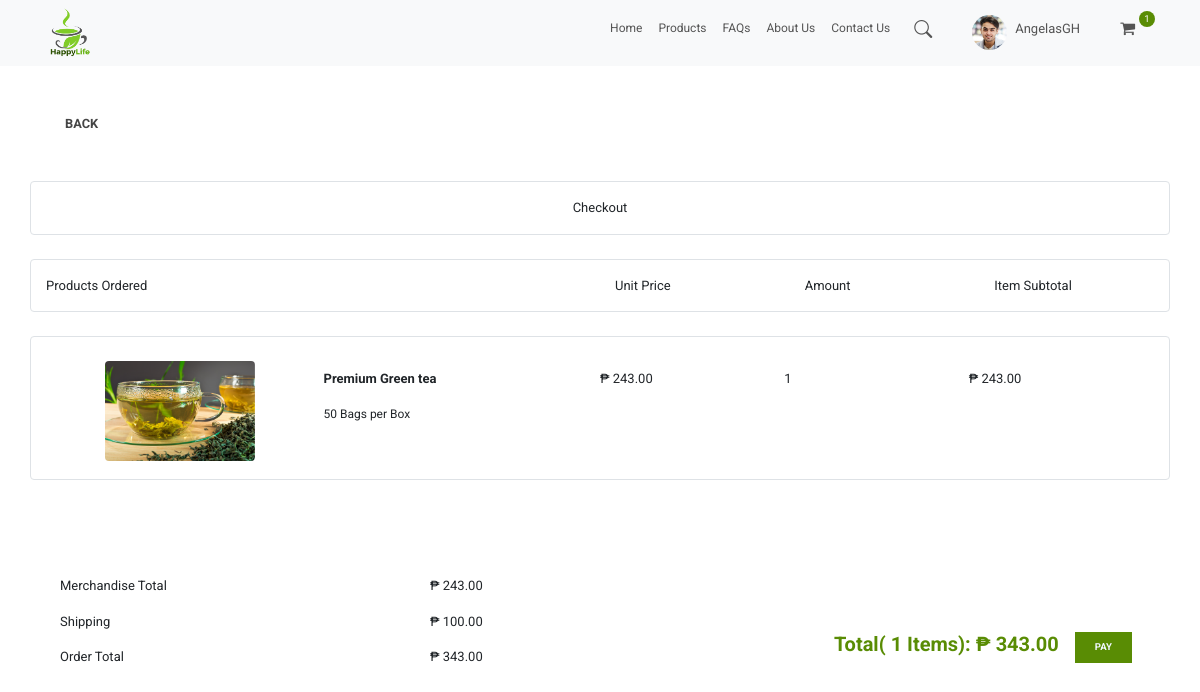
The page /user_checkout/ (signed in) on the database as committed earlier.
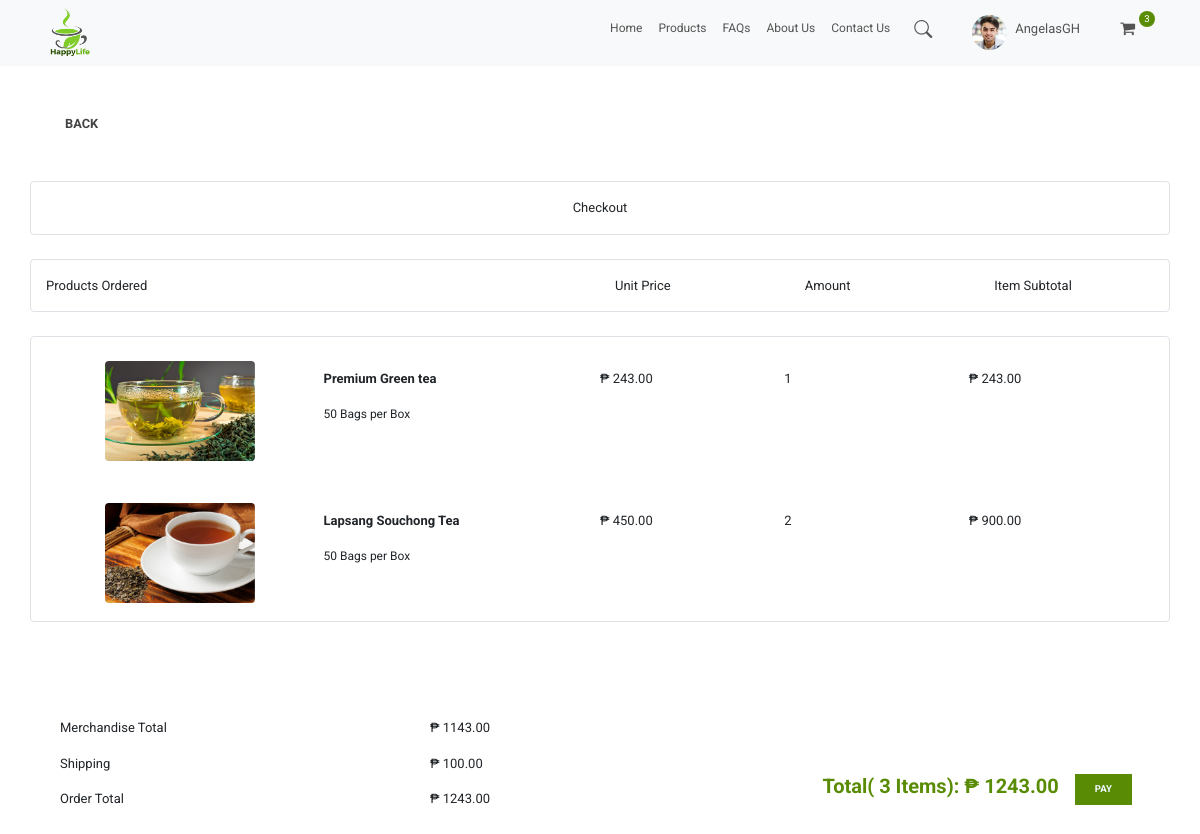
The same page on the database as committed later.
### store/models.py (models this page shows, shortened)
class Order(models.Model):
    customer = models.ForeignKey(Customer, on_delete=models.SET_NULL, null=True, blank=True)
    date_ordered = models.DateTimeField(auto_now_add=True)
    complete = models.BooleanField(default=False, null=True, blank=False)
    transaction_id = models.CharField(max_length=100, null=True)
    @property
    def get_cart_total(self):
        orderitems = self.orderitem_set.all()
        total = sum([item.get_total for item in orderitems])
        return total
    def get_cart_items(self):
        orderitems = self.orderitem_set.all()
        total = sum([item.quantity for item in orderitems])
        return total
    @property
    def shipping_fee(self):
        shipping = self.get_cart_total + 100
        return shipping

class OrderItem(models.Model):
    product = models.ForeignKey(Product, on_delete=models.SET_NULL, null=True, blank=True)
    order = models.ForeignKey(Order, on_delete=models.SET_NULL, null=True, blank=True)
    quantity = models.IntegerField(default=0, null=True, blank=True)
    date_added = models.DateTimeField(auto_now_add=True)
    @property
    def get_total(self):
        total = self.product.price * self.quantity
        return total

class Product(models.Model):
    name = models.CharField(max_length=200)
    price = models.FloatField()
    details = models.CharField(max_length=500, null=True, blank=True)
    benefits = models.CharField(max_length=500, null=True, blank=True)
    image = models.ImageField(null=True, blank=True)
    @property
    def imageURL(self):
        try:
            url = self.image.url
        except:
            url = ''
        return url

### store/views.py (the view)
# urls.py: path('user_checkout/', views.user_checkout, name="user_checkout"),
def user_checkout(request):
    if request.user.is_authenticated:
        customer = request.user.customer
        order, created = Order.objects.get_or_create(customer=customer, complete=False)
        items = order.orderitem_set.all()
        cartItems = order.get_cart_items
    else:
        items = []
        order = {'get_cart_total': 0, 'get_cart_items': 0}
        cartItems = order['get_cart_items']
    context = {'items': items, 'order': order, 'cartItems': cartItems}
    return render(request, 'user/checkout.html', context)

### store/templates/user/checkout.html
{% extends 'user/home.html' %}
{% load static %}
{% block content %}
    <section id="signin-form" >
        <div class="container">
            <a href="{% url 'user_cart' %}"><button class="back-btn py-5">Back</button></a>
            <div class="row border rounded pt-3">
                <p class="col-lg-12 d-flex justify-content-center" >Checkout</p>
            </div>
            <br>
            <div class="row border rounded pt-3">
                <div class="col-lg-6">
                    <p>Products Ordered</p>
                </div>
                <div class="col-lg-2">
                    <p>Unit Price</p>
                </div>
                <div class="col-lg-2">
                    <p>Amount</p>
                </div>
                <div class="col-lg-2">
                    <p>Item Subtotal</p>
                </div>
            </div>
            <br>
            <div class="row border rounded">
            {% for item in items %}
            <div class="row p-3">
                <div class="col-lg-6">
                    <div class="row">
                        <div class="col-lg-6">
                            <div class="form-check pt-2">
                                <img id="cart-image" class="rounded mx-auto d-block" src="{{item.product.imageURL}}">
                            </div>
                        </div>
                        <div class="col-lg-6 col-md-4 py-3">
                              <p><strong>{{item.product.name}}</strong></p>
                              <p style="font-size:12px;, margin:0;, padding: 0;">50 Bags per Box</p>
                        </div>
                    </div>
                </div>
                <div class="col-lg-2 pt-3">
                    <p>₱ {{item.product.price|floatformat:2}}</p>
                </div>
                <div class="col-lg-2 pt-3">
                    <p>{{ item.quantity }}</p>
                </div>
                <div class="col-lg-2 pt-3">
                    <p>₱ {{ item.get_total|floatformat:2 }}</p>
                </div>
                </div>
                {% endfor %}
            </div>
            <br><br>
            <div class="container py-5">
                <div class="row">
                    <div class="col-lg-4">
                        <p>Merchandise Total</p>
                        <p>Shipping</p>
                        <p>Order Total</p>
                    </div>
                     <div class="col-lg-4">
                        <p>₱ {{order.get_cart_total|floatformat:2}}</p>
                        <p>₱ 100.00</p>
                        <p>₱ {{order.shipping_fee|floatformat:2}}</p>
                    </div>
                    <div class="col-lg-4">
                         <div class="d-flex justify-content-end pt-5">
                            <div class="p-2 bd-highlight">
                                <h2 style="font-size: 20px">Total( {{order.get_cart_items}} Items):
                                                 ₱ {{order.shipping_fee|floatformat:2}}</h2>
                            </div>
                            <div class="p-2 bd-highlight">
                                <a href="#"><button  class="btn-add-to-cart">Pay</button></a>
                            </div>
                        </div>
                </div>
                </div>
            </div>
        </div>
    </section>
{% endblock content %}

### store/templates/user/home.html (shortened to what this page needs)
<!DOCTYPE html>
{% load static %}
<html>
<head>
        <link rel="stylesheet" href="https://cdn.jsdelivr.net/npm/bootstrap@5.2.0-beta1/dist/css/bootstrap.min.css">
        <link rel="stylesheet" href="https://cdn.jsdelivr.net/npm/bootstrap@4.1.3/dist/css/bootstrap.min.css">
        <link rel="stylesheet" href="https://stackpath.bootstrapcdn.com/bootstrap/4.1.3/css/bootstrap.min.css">
        <link rel="stylesheet" href="https://cdn.jsdelivr.net/npm/bootstrap-icons@1.8.3/font/bootstrap-icons.css">
        <link rel="stylesheet" href="https://cdn.jsdelivr.net/npm/bootstrap@4.0.0/dist/css/bootstrap.min.css"
>
        <link href="https://stackpath.bootstrapcdn.com/font-awesome/4.7.0/css/font-awesome.min.css" rel="stylesheet">
        <link rel="stylesheet" type="text/css" href="{% static 'css/main.css' %}">
</head>
<body>
        <nav class="navbar sticky-top navbar-expand-lg bg-light">
          <div class="container">
            <a href="{% url 'user_home' %}"><img src="{% static 'images/HappyLife-logo.png' %}" alt=""></a>
            <div class="collapse navbar-collapse" id="navbarSupportedContent">
                {% with request.resolver_match.url_name as url_name %}
              <ul class="navbar-nav ml-auto">
                <li class="nav-item ">
                  <a class="nav-link {% if url_name == 'user_home' %}active{% endif %}" aria-current="page" href="{% url 'user_home' %}">Home</a>
                </li>
                <li class="nav-item">
                  <a class="nav-link {% if url_name == 'user_products' %}active{% endif %}" href="{% url 'user_products' %}">Products</a>
                </li>
                  <li class="nav-item">
                  <a class="nav-link {% if url_name == 'user_faqs' %}active{% endif %}" href="{% url 'user_faqs' %}">FAQs</a>
                </li>
                  <li class="nav-item">
                  <a class="nav-link {% if url_name == 'user_about_us' %}active{% endif %}" href="{% url 'user_about_us' %}">About Us</a>
                </li>
                  <li class="nav-item">
                  <a class="nav-link {% if url_name == 'user_contact_us' %}active{% endif %}" href="{% url 'user_contact_us' %}">Contact Us</a>
                </li>
                <li class="nav-item pt-1 px-3">
                      <a href="#search"><i class="bi bi-search" aria-hidden="true"></i></a>
                </li>
                <li class="nav-item pt-1 pl-4 pr-1 ">
                      <a href="#">
                          <img src="{% static 'images/persons/profile.png' %}" alt="..." class="rounded-circle size">
                      </a>
                </li>
                  <li class="nav-item pt-2 pl-1 pr-4 ">
                      <a class="view_link" href="#">
                            <p>{{user}}</p>
                      </a>
                </li>
                  <li class="nav-item pt-1 pl-3 pr-1">
                      <a href="{% url 'user_cart' %}">
                            <i class="fas fa fa-shopping-cart fa-lg"></i>
                      </a>
                </li>
                <li class="nav-item  ">
                      <span class="cart-basket d-flex align-items-center justify-content-center">
                       {{cartItems}}
                      </span>
                </li>
              </ul>
                {% endwith %}
            </div>
          </div>
        </nav>
        {% block content%}{% endblock content%}
</body>
</html>

Rows that differ between the two databases and show on the page:
computed for Order: id.quantity "1" → "3"; get_cart_total "243.00" → "1143.00"; shipping_fee "343.00" → "1243.00"; get_cart_items "1" → "3"
added OrderItem: product.imageURL (picture), product.name "Lapsang Souchong Tea", product.price "450.00", quantity "2", get_total "900.00"
